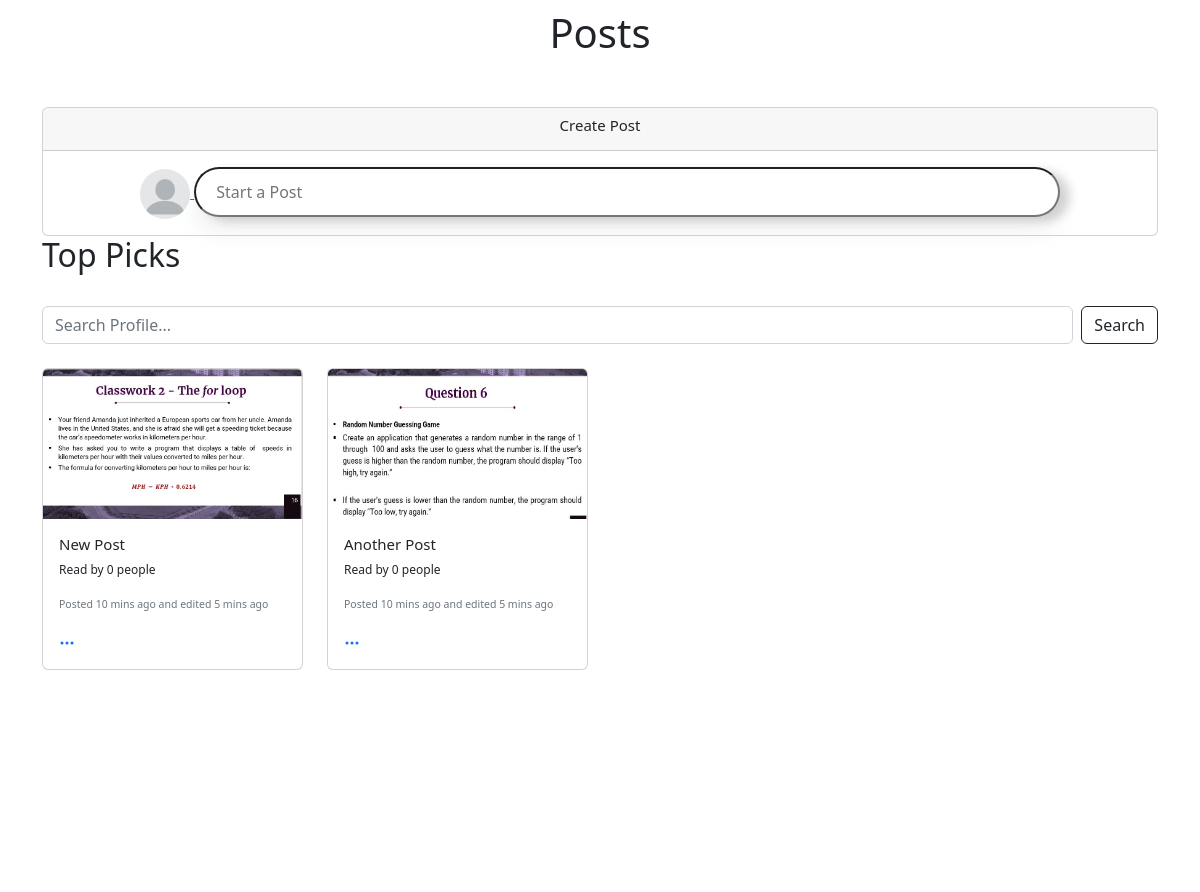
The page /profile/5 (signed in, middle part) on the database as committed earlier.
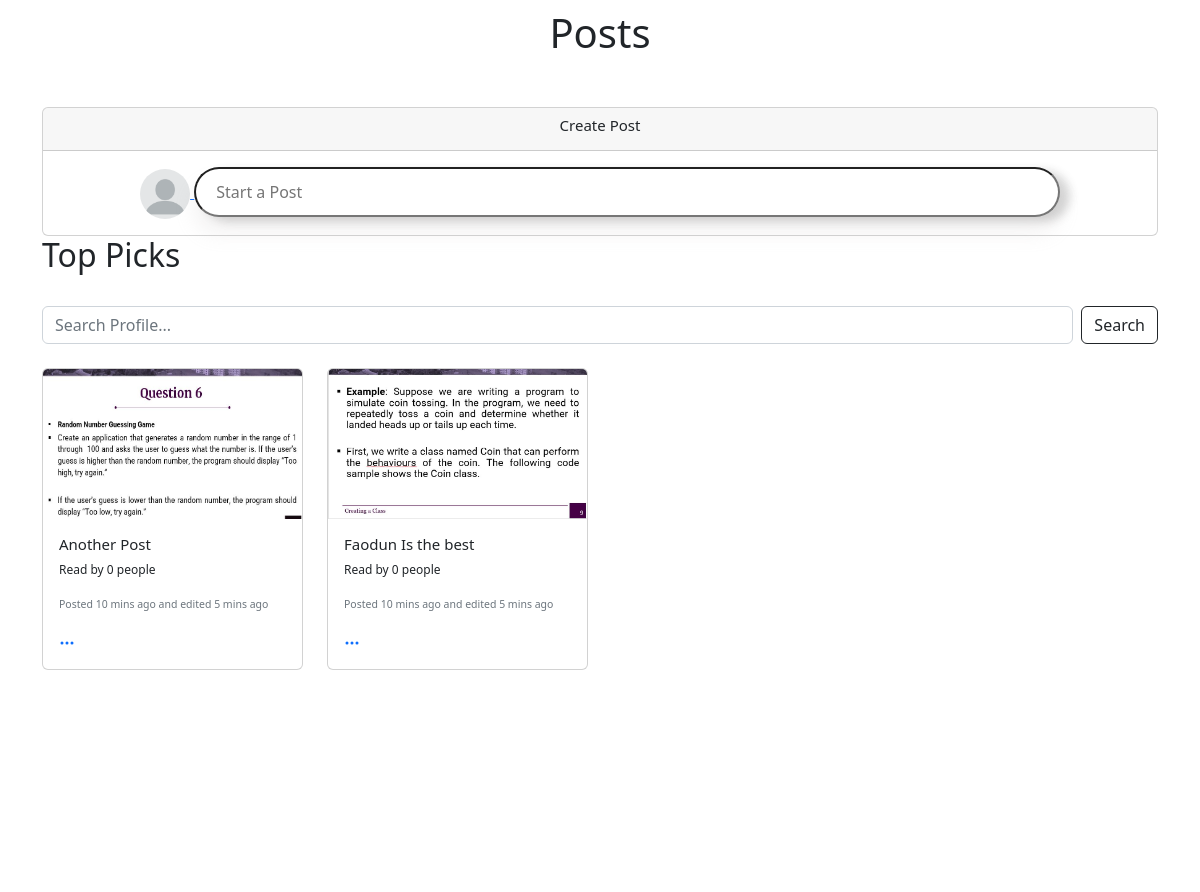
The same page on the database as committed later.
### base/models.py (models this page shows, shortened)
class Post(models.Model):
    author= models.ForeignKey(User, on_delete=models.CASCADE)
    title=models.CharField(max_length=500)
    post_cover = models.ImageField(upload_to="post_covers")
    content=models.TextField()
    created = models.DateTimeField(auto_now_add=True)
    updated = models.DateTimeField(auto_now=True)
    read = models.ManyToManyField(User, related_name="blog_posts")
    edited = models.BooleanField(default=False)
    is_top_pick = models.BooleanField(default=False)
    top_pick_selected_at = models.DateTimeField(null=True, blank=True)

### base/views.py (the view)
# urls.py: path('profile/<str:pk>', views.profile, name="profile"),
def profile(request, pk):
    user_profile = Profile.objects.get(username=request.user)
    user_posts = Post.objects.filter(author=request.user)
    top_pick_posts = user_profile.top_picks.filter(is_top_pick=True).order_by('-top_pick_selected_at')[:3]
    context = {
        'top_pick_posts':top_pick_posts,
        'user_profile': user_profile,
        'user_posts': user_posts,
    }
    return render(request, 'profile-page.html', context)

### templates/profile-page.html (shortened to what this page needs)
{% load static %}
<!DOCTYPE html>
<html lang="en">
<head>
    <link href="https://cdn.jsdelivr.net/npm/bootstrap@5.2.3/dist/css/bootstrap.min.css" rel="stylesheet">
    <link rel="stylesheet" href="{% static 'css/profile-page.css' %}">
</head>
<body>
  <div class="container" id="posts-container">
    <h1 class="text-center posts">Posts</h1>
    <div class="card text-center" id="start-post-card">
      <div class="card-header">
          <h5>Create Post</h5>
      </div>
      <div class="card-body">
          <a href="" data-bs-toggle="modal"  data-bs-target="#exampleModalToggle" href="#exampleModalToggle" role="button">
              <form action="">
                  <img src="{{user_profile.profile_img.url}}" class="start-post-image" alt="" srcset="">
                  <input type="text" class="start-post" placeholder="Start a Post">
              </form>
          </a>
      </div>
    </div>
    <h2>Top Picks</h2>
    <form class="d-flex search" role="search">
      <input class="form-control me-2 mt-3" type="search" placeholder="Search Profile..." aria-label="Search">
      <button class="btn btn-outline-dark mt-3" type="submit">Search</button>
    </form>
    <div class="row">
      {% for post in user_posts %}
      <div class="col-12 col-md-6 col-lg-3 my-4">
        <div class="card" id="profile-post-cards">
          <a href="{% url 'post-detail' post.id %}">
            <img src="{{post.post_cover.url}}" alt="" class="card-img-top" height="150" srcset="">
          </a>
          <div class="card-body">
            <h6 class="card-title">{{post.title}}</h6>
            <p class="card-text">Read by {{post.read.count}} people</p>
            <p class="card-text"><small class="text-muted">Posted 10 mins ago and edited 5 mins ago</small></p>
            <a href="" class="dropdown-toggle" type="button" id="dropdownMenuButton1" data-bs-toggle="dropdown" aria-expanded="false"><svg xmlns="http://www.w3.org/2000/svg" width="16" height="16" fill="currentColor" class="bi bi-three-dots" viewBox="0 0 16 16">
              <path d="M3 9.5a1.5 1.5 0 1 1 0-3 1.5 1.5 0 0 1 0 3zm5 0a1.5 1.5 0 1 1 0-3 1.5 1.5 0 0 1 0 3zm5 0a1.5 1.5 0 1 1 0-3 1.5 1.5 0 0 1 0 3z"/>
            </svg></a>
          </div>
        </div>
      </div>
      {% endfor %}
    </div>
  </div>
</body>
</html>

Rows that differ between the two databases and show on the page:
removed Post: post_cover (picture), title "New Post", read.count "0"
added Post: post_cover (picture), title "Faodun Is the best", read.count "0"
